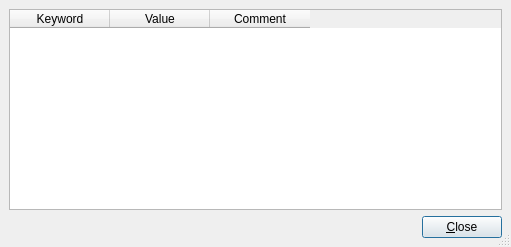
<ui version="4.0" >
 <class>fitsHeaderDialog</class>
 <widget class="QDialog" name="fitsHeaderDialog" >
  <property name="geometry" >
   <rect>
    <x>0</x>
    <y>0</y>
    <width>511</width>
    <height>247</height>
   </rect>
  </property>
  <property name="windowTitle" >
   <string>FITS Header</string>
  </property>
  <property name="sizeGripEnabled" >
   <bool>true</bool>
  </property>
  <layout class="QVBoxLayout" >
   <property name="spacing" >
    <number>6</number>
   </property>
   <property name="leftMargin" >
    <number>9</number>
   </property>
   <property name="topMargin" >
    <number>9</number>
   </property>
   <property name="rightMargin" >
    <number>9</number>
   </property>
   <property name="bottomMargin" >
    <number>9</number>
   </property>
   <item>
    <widget class="QTableWidget" name="tableWidget" >
     <property name="editTriggers" >
      <set>QAbstractItemView::NoEditTriggers</set>
     </property>
     <property name="alternatingRowColors" >
      <bool>true</bool>
     </property>
     <property name="showGrid" >
      <bool>true</bool>
     </property>
     <column>
      <property name="text" >
       <string>Keyword</string>
      </property>
     </column>
     <column>
      <property name="text" >
       <string>Value</string>
      </property>
     </column>
     <column>
      <property name="text" >
       <string>Comment</string>
      </property>
     </column>
    </widget>
   </item>
   <item>
    <layout class="QHBoxLayout" >
     <property name="spacing" >
      <number>6</number>
     </property>
     <property name="leftMargin" >
      <number>0</number>
     </property>
     <property name="topMargin" >
      <number>0</number>
     </property>
     <property name="rightMargin" >
      <number>0</number>
     </property>
     <property name="bottomMargin" >
      <number>0</number>
     </property>
     <item>
      <spacer>
       <property name="orientation" >
        <enum>Qt::Horizontal</enum>
       </property>
       <property name="sizeType" >
        <enum>QSizePolicy::Expanding</enum>
       </property>
       <property name="sizeHint" >
        <size>
         <width>300</width>
         <height>20</height>
        </size>
       </property>
      </spacer>
     </item>
     <item>
      <widget class="QPushButton" name="closeB" >
       <property name="text" >
        <string>&amp;Close</string>
       </property>
       <property name="autoDefault" >
        <bool>true</bool>
       </property>
       <property name="default" >
        <bool>true</bool>
       </property>
      </widget>
     </item>
    </layout>
   </item>
  </layout>
 </widget>
  <resources/>
 <connections>
  <connection>
   <sender>closeB</sender>
   <signal>clicked()</signal>
   <receiver>fitsHeaderDialog</receiver>
   <slot>reject()</slot>
   <hints>
    <hint type="sourcelabel" >
     <x>454</x>
     <y>225</y>
    </hint>
    <hint type="destinationlabel" >
     <x>322</x>
     <y>220</y>
    </hint>
   </hints>
  </connection>
 </connections>
</ui>
